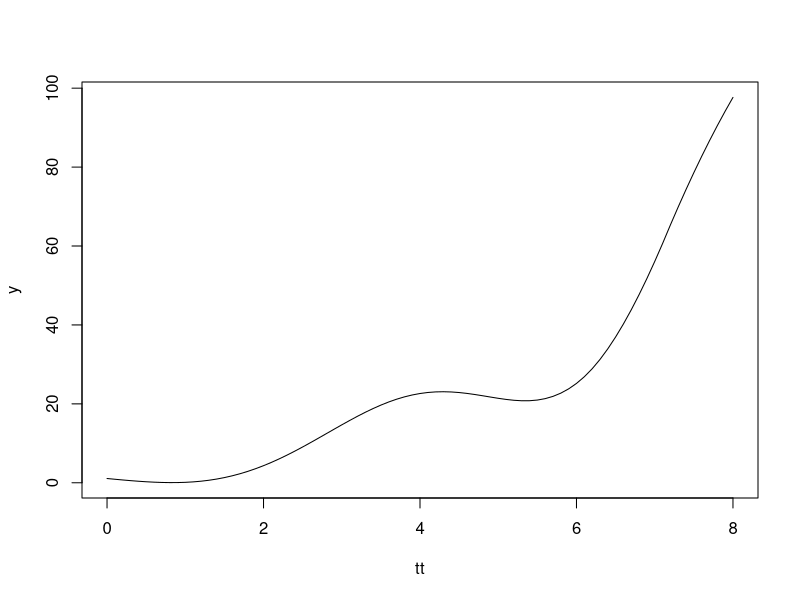

Recreate this plot in R.
# y' = -t^2 - 2 + y(t+1)
# solucion:
# f(t) = t^2 + 1
#

del1 = .1
n = 1/del1

nn = 10*n-(10-1)

y = rep(0, nn)
y[(nn-n+1):nn] = 100+1

print(y)
print(n)
print(nn)
y2 = y[nn-n+1]
print(y2)
for (i in (nn-n):1){
   y1 = y2 - del1 * (-1*(i*del1)^2 - 2 + y[i+n])
   y2 = y1
   y[i] = y1
}
print(y)
y = y[1:(nn-n)]
ny = length(y)
print(ny)
tt =  del1 * 0:(ny-1)

print(length(y))

print(length(tt))

plot(tt, y, type='l')

yt = tt^2 + 1

#points(tt, yt+2, type='l', col='red')
